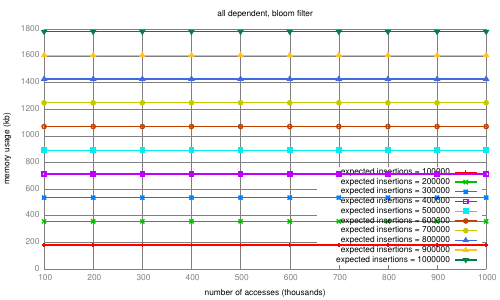

Here is the gnuplot script that generated this plot:
set terminal pdf
set output 'dissertation-gnuplottex-fig30.pdf'
load '../dynamic/formatted-results/vector-survey-0.2/bloomfilter-memory.gnuplot'
